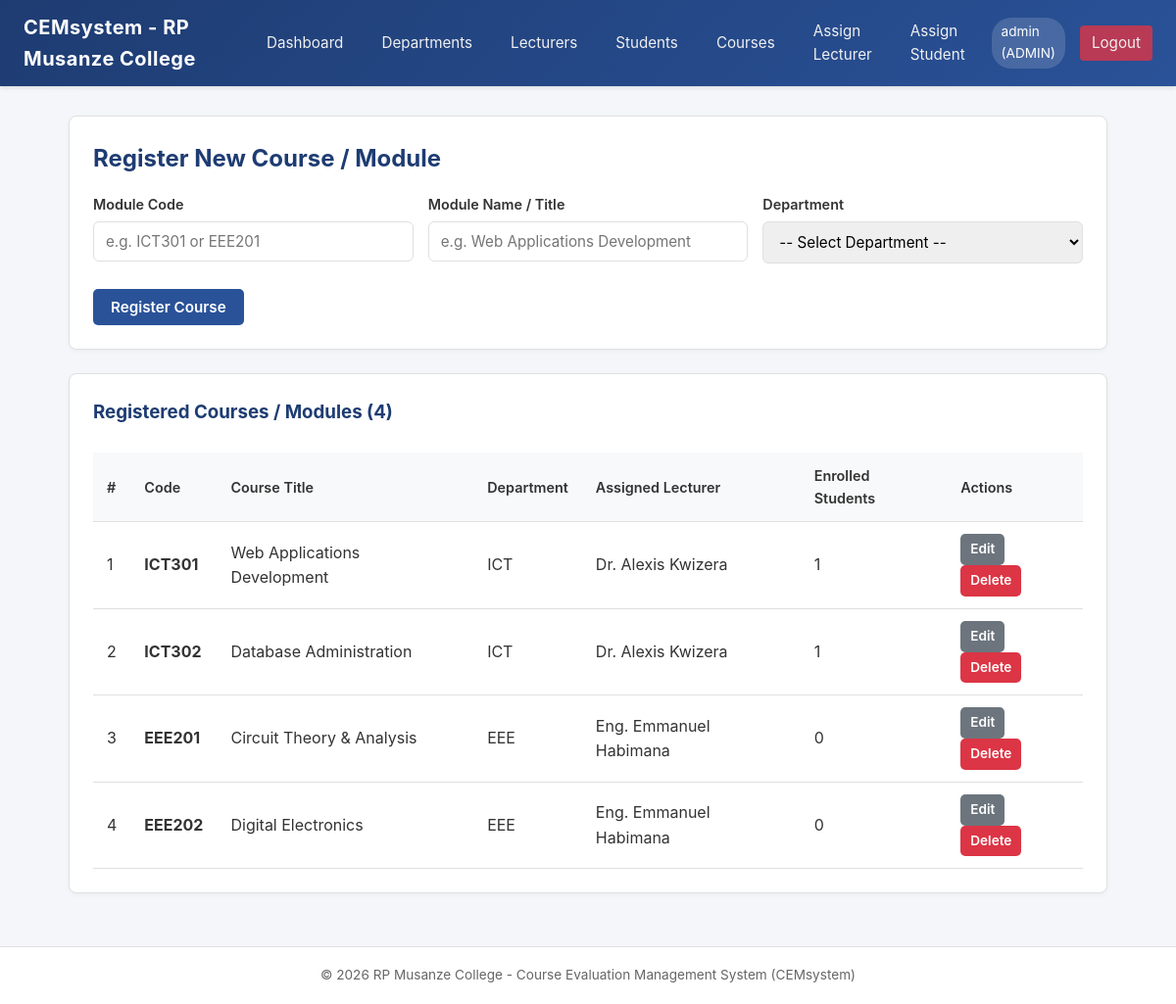
The page /admin/courses.php (signed in) on the database its author committed.
### tables this page shows
CREATE TABLE IF NOT EXISTS `courses` (
    `id` INT AUTO_INCREMENT PRIMARY KEY,
    `course_code` VARCHAR(50) NOT NULL UNIQUE,
    `course_name` VARCHAR(150) NOT NULL,
    `department_id` INT NOT NULL,
    `created_at` TIMESTAMP DEFAULT CURRENT_TIMESTAMP,
    CONSTRAINT `fk_courses_department` FOREIGN KEY (`department_id`) 
        REFERENCES `departments`(`id`) ON DELETE RESTRICT ON UPDATE CASCADE
);

CREATE TABLE IF NOT EXISTS `departments` (
    `id` INT AUTO_INCREMENT PRIMARY KEY,
    `name` VARCHAR(100) NOT NULL,
    `code` VARCHAR(20) NOT NULL UNIQUE
);

### admin/courses.php (the view, shortened to what this page needs)
<?php
require_once __DIR__ . '/../config/db.php';
$edit_mode = false;
$edit_course = null;
$courses = $pdo->query("
    SELECT c.*, d.name AS department_name, d.code AS department_code,
           (SELECT COUNT(*) FROM student_courses sc WHERE sc.course_id = c.id) AS enrolled_students,
           (SELECT l.name FROM lecturer_courses lc JOIN lecturers l ON lc.lecturer_id = l.id WHERE lc.course_id = c.id LIMIT 1) AS assigned_lecturer
    FROM courses c
    JOIN departments d ON c.department_id = d.id
    ORDER BY c.department_id ASC, c.course_code ASC
")->fetchAll();
require_once __DIR__ . '/../includes/header.php';
?>
<div class="card">
    <h2><?= $edit_mode ? 'Edit Course / Module' : 'Register New Course / Module' ?></h2>
    <form action="courses.php" method="POST">
        <div style="display: grid; grid-template-columns: repeat(auto-fit, minmax(220px, 1fr)); gap: 15px;">
            <div class="form-group">
                <label for="course_code">Module Code</label>
                <input type="text" name="course_code" id="course_code" class="form-control" required
                       value="<?= htmlspecialchars($edit_mode ? $edit_course['course_code'] : '') ?>" placeholder="e.g. ICT301 or EEE201">
            </div>
            <div class="form-group">
                <label for="course_name">Module Name / Title</label>
                <input type="text" name="course_name" id="course_name" class="form-control" required
                       value="<?= htmlspecialchars($edit_mode ? $edit_course['course_name'] : '') ?>" placeholder="e.g. Web Applications Development">
            </div>
            <div class="form-group">
                <label for="department_id">Department</label>
                <select name="department_id" id="department_id" class="form-control" required>
                    <option value="">-- Select Department --</option>
                </select>
            </div>
        </div>
        <button type="submit" name="<?= $edit_mode ? 'update_course' : 'add_course' ?>" class="btn btn-primary" style="margin-top: 10px;">
            <?= $edit_mode ? 'Save Changes' : 'Register Course' ?>
        </button>
    </form>
</div>
<div class="card">
    <h3>Registered Courses / Modules (<?= count($courses) ?>)</h3>
    <div class="table-responsive">
        <table>
            <thead>
                <tr>
                    <th>#</th>
                    <th>Code</th>
                    <th>Course Title</th>
                    <th>Department</th>
                    <th>Assigned Lecturer</th>
                    <th>Enrolled Students</th>
                    <th>Actions</th>
                </tr>
            </thead>
            <tbody>
                <?php if (empty($courses)): ?>
                    <tr><td colspan="7" style="text-align: center; color: var(--text-muted);">No courses registered yet.</td></tr>
                <?php else: ?>
                    <?php foreach ($courses as $idx => $c): ?>
                        <tr>
                            <td><?= $idx + 1 ?></td>
                            <td><strong><?= htmlspecialchars($c['course_code']) ?></strong></td>
                            <td><?= htmlspecialchars($c['course_name']) ?></td>
                            <td><?= htmlspecialchars($c['department_code']) ?></td>
                            <td><?= htmlspecialchars($c['assigned_lecturer'] ?? '— Unassigned —') ?></td>
                            <td><?= htmlspecialchars($c['enrolled_students']) ?></td>
                            <td>
                                <a href="courses.php?edit=<?= $c['id'] ?>" class="btn btn-secondary btn-sm">Edit</a>
                                <a href="courses.php?delete=<?= $c['id'] ?>" class="btn btn-danger btn-sm" onclick="return confirm('Are you sure you want to delete this course module?');">Delete</a>
                            </td>
                        </tr>
                    <?php endforeach; ?>
                <?php endif; ?>
            </tbody>
        </table>
    </div>
</div>
<?php require_once __DIR__ . '/../includes/footer.php'; ?>

### style.css (style rules this page uses)
:root { --primary: #1e3c72; --primary-hover: #162c55; --secondary: #2a5298; --accent: #00adb5; --bg: #f4f6f9; --card-bg: #ffffff; --text-color: #333333; --text-muted: #666666; --border-color: #e0e0e0; --success: #28a745; --danger: #dc3545; --warning: #ffc107; }
* { box-sizing: border-box; margin: 0; padding: 0; font-family: -apple-system, BlinkMacSystemFont, "Segoe UI", Roboto, Helvetica, Arial, sans-serif; }
body { background-color: var(--bg); color: var(--text-color); line-height: 1.6; min-height: 100vh; display: flex; flex-direction: column; }
.card { background: var(--card-bg); border-radius: 8px; padding: 24px; margin-bottom: 24px; border: 1px solid var(--border-color); box-shadow: 0 2px 5px rgba(0,0,0,0.04); }
.card h2, .card h3 { margin-bottom: 16px; color: var(--primary); }
.form-group { margin-bottom: 16px; }
.form-group label { display: block; margin-bottom: 6px; font-weight: 600; font-size: 0.9rem; }
.form-control { width: 100%; padding: 10px 12px; border: 1px solid var(--border-color); border-radius: 6px; font-size: 0.95rem; outline: none; transition: border-color 0.2s; }
.btn { display: inline-block; padding: 9px 18px; font-size: 0.95rem; font-weight: 600; border-radius: 5px; text-decoration: none; cursor: pointer; border: none; transition: background-color 0.2s, transform 0.1s; }
.btn-primary { background-color: var(--secondary); color: white; }
.btn-danger { background-color: var(--danger); color: white; }
.btn-secondary { background-color: #6c757d; color: white; }
.btn-sm { padding: 5px 10px; font-size: 0.85rem; }
.table-responsive { overflow-x: auto; }
table { width: 100%; border-collapse: collapse; margin-top: 10px; }
table th, table td { padding: 12px 14px; text-align: left; border-bottom: 1px solid var(--border-color); }
table th { background-color: #f8f9fa; color: var(--text-color); font-weight: 600; font-size: 0.9rem; }

### rows shown on the page
courses: course_code "ICT301", course_name "Web Applications Development", department.code "ICT", assigned_lecturer "Dr. Alexis Kwizera", enrolled_students "1"
courses: course_code "ICT302", course_name "Database Administration", department.code "ICT", assigned_lecturer "Dr. Alexis Kwizera", enrolled_students "1"
courses: course_code "EEE201", course_name "Circuit Theory & Analysis", department.code "EEE", assigned_lecturer "Eng. Emmanuel Habimana", enrolled_students "0"
courses: course_code "EEE202", course_name "Digital Electronics", department.code "EEE", assigned_lecturer "Eng. Emmanuel Habimana", enrolled_students "0"

### other values the page prints
$_SESSION['username'] "admin"
$_SESSION['role'] "ADMIN"
count($courses) "4"
